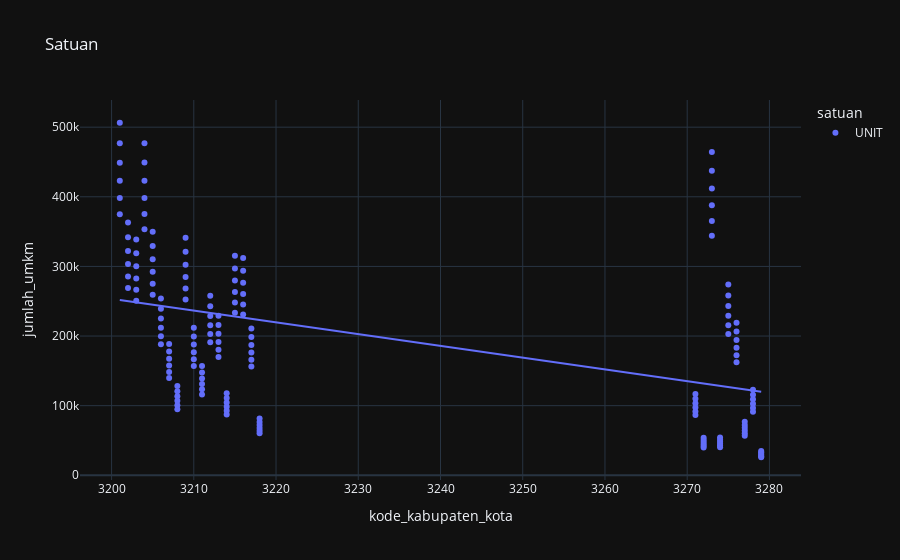

The notebook cell this image was saved under:
### Markdown cell above
### **Satuan apakah yang memiliki frekuensi kemunculan yang banyak?**

### Code cell
bivariate_visualization_scatter(
    data=data,
    y='jumlah_umkm',
    x='kode_kabupaten_kota',
    color='satuan',
    title='Satuan'
)

### Figure 1 — Plotly figure (JSON) as saved in the notebook; plotly's stock layout.template omitted (floating-point values rounded to 4 significant figures; data arrays with more than 128 entries replaced by an {"elided": "..."} marker saying what was removed)
{"data": [{"hovertemplate": "satuan=UNIT<br>kode_kabupaten_kota=%{x}<br>jumlah_umkm=%{y}<extra></extra>", "legendgroup": "UNIT", "marker": {"color": "#636efa", "symbol": "circle"}, "mode": "markers", "name": "UNIT", "orientation": "v", "showlegend": true, "type": "scatter", "x": {"elided": "162 int values"}, "xaxis": "x", "y": {"elided": "162 int values"}, "yaxis": "y"}, {"hovertemplate": "<b>OLS trendline</b><br>jumlah_umkm = -1688.44 * kode_kabupaten_kota + 5.65643e+06<br>R<sup>2</sup>=0.205835<br><br>satuan=UNIT<br>kode_kabupaten_kota=%{x}<br>jumlah_umkm=%{y} <b>(trend)</b><extra></extra>", "legendgroup": "UNIT", "marker": {"color": "#636efa", "symbol": "circle"}, "mode": "lines", "name": "UNIT", "showlegend": false, "type": "scatter", "x": {"elided": "162 int values"}, "xaxis": "x", "y": {"elided": "162 float values"}, "yaxis": "y"}], "layout": {"autosize": true, "legend": {"title": {"text": "satuan"}, "tracegroupgap": 0}, "title": {"text": "Satuan"}, "xaxis": {"anchor": "y", "autorange": true, "domain": [0, 1], "range": [3196.0, 3284.0], "title": {"text": "kode_kabupaten_kota"}, "type": "linear"}, "yaxis": {"anchor": "x", "autorange": true, "domain": [0, 1], "range": [-13750.0, 546000.0], "title": {"text": "jumlah_umkm"}, "type": "linear"}}}
